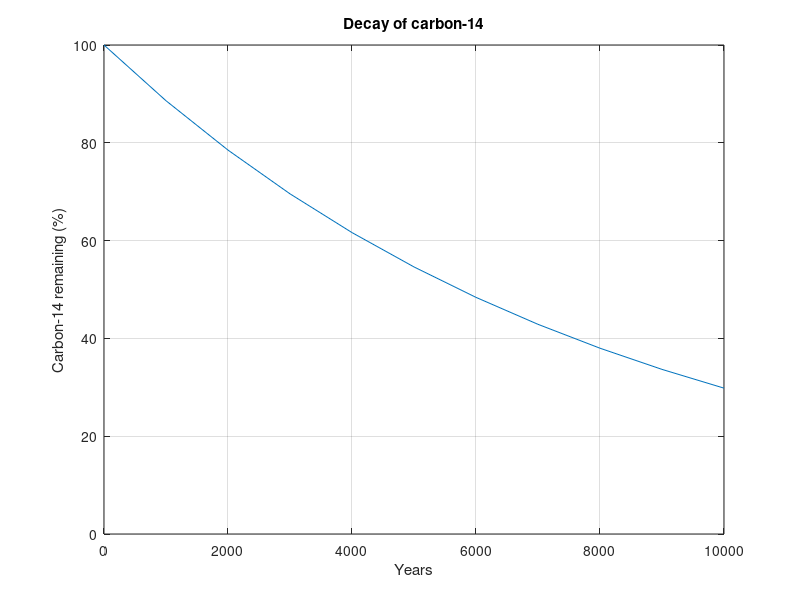
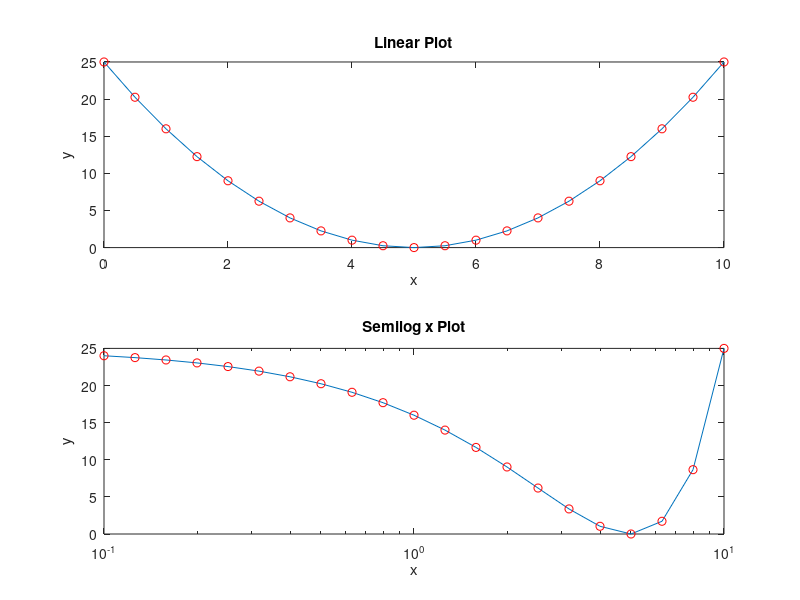
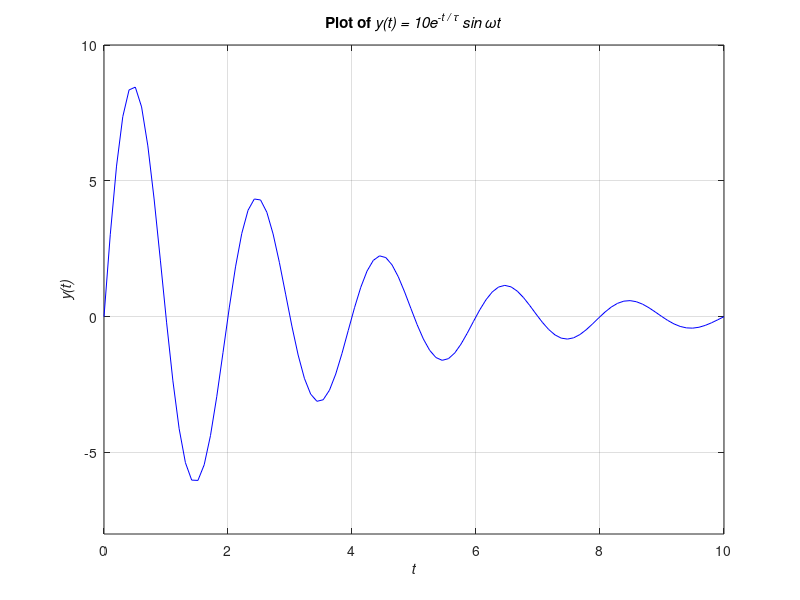

MATLAB code for these plots, in order:
%-------------------------Note 2 Page 47-------------------------

percent = input('Enter the percentage of carbon-14 remaining in the sample(0~100): \n');
ratio = percent / 100;
lambda = 0.00012097;
age = (-1.0 / lambda) * log(ratio);
string = ['The age of the sample is [' num2str(age) '] years.'];
disp(string);
%---------------------- 0~100 사이의 값을 입력해야 도표가 나옵니다.
figure
years_1 = 0:1000:10000;
percent_1 = 100 * exp(-lambda * years_1);

plot(years_1,percent_1);
ylim([0 100]);

title('Decay of carbon-14');
xlabel('Years');
ylabel('Carbon-14 remaining (%)');
grid on;

%-------------------------Note 3 Page 26-------------------------

figure
subplot(2,1,1)
x_1 = linspace(0, 10, 21);
y_1 = (x_1).^2 - 10*(x_1) +25;

plot(x_1, y_1, '-');
hold on;
plot(x_1, y_1, 'ro');
ylim([0 25]);

title('Linear Plot');
xlabel('x');
ylabel('y');
hold off;

subplot(2,1,2)
x_2 = logspace(-1, 1, 21);
y_2 = (x_2).^2 - 10*(x_2) +25;

semilogx(x_2, y_2, '-');
hold on;
semilogx(x_2, y_2, 'ro');
ylim([0 25]);

title('Semilog x Plot');
xlabel('x');
ylabel('y');
hold off;

%-------------------------Note 3 Page 27-------------------------

figure
tau = 3;
omega = pi;

t = linspace(0, 10, 100);
y_t = 10*exp(-t./tau) .* sin(omega.*t);
plot(t, y_t, 'b');
ylim([-8 10]);

title('Plot of \it{y(t)} = 10\it{e}^{-\it{t / \tau}} sin \it{\omegat}');
xlabel('\it{t}');
ylabel('\it{y(t)}');
grid on;